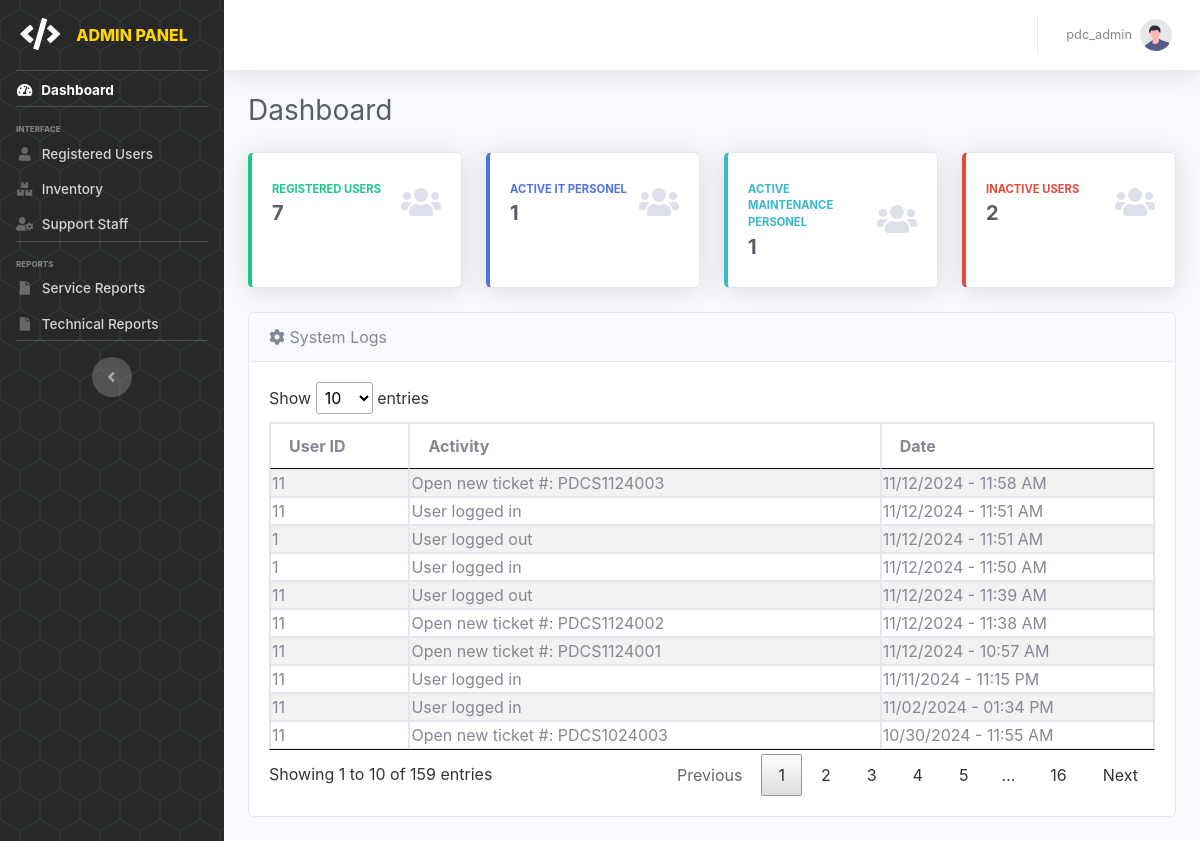
The app's page /pages/admin/dashboard (signed in) with its own data.
### tables this page shows
CREATE TABLE `tbl_auditlog` (
  `id` int(100) NOT NULL,
  `user_id` varchar(100) NOT NULL,
  `activity` varchar(2000) NOT NULL,
  `type` varchar(100) NOT NULL,
  `date_posted` datetime(6) NOT NULL DEFAULT current_timestamp(6)
);

### pages/admin/admin.dashboard.php (the view)
<?php
    include('admin.header.php');
?>
    <div class="container-fluid">
        <div class="d-sm-flex align-items-center justify-content-between mb-4">
            <h1 class="h3 mb-0 text-gray-800">Dashboard</h1>
        </div>
        <div class="row">
            <div class="col-xl-3 col-md-6 mb-4">
                <div class="card border-left-success shadow h-100 py-2">
                    <div class="card-body">
                        <div class="row no-gutters align-items-center">
                            <div class="col mr-2">
                                <div class="text-xs font-weight-bold text-success text-uppercase mb-1">
                                    Registered Users</div>
                                <div class="h5 mb-0 font-weight-bold text-gray-800">
                                    <?php
                                        $acc_qry = "SELECT COUNT(*) FROM tbl_useraccounts WHERE status='Active' AND id != '1'";
                                        $result = mysqli_query($conn, $acc_qry) or die(mysqli_error($conn));
                                        while ($row = mysqli_fetch_array($result)) {
                                            if($row[0] <= 0) {
                                                echo "0";
                                            }
                                            else {
                                                echo "$row[0]";
                                            }
                                        }
                                    ?>
                                </div>
                            </div>
                            <div class="col-auto">
                                <i class="fas fa-users fa-2x text-gray-300"></i>
                            </div>
                        </div>
                    </div>
                </div>
            </div>
            <div class="col-xl-3 col-md-6 mb-4">
                <div class="card border-left-primary shadow h-100 py-2">
                    <div class="card-body">
                        <div class="row no-gutters align-items-center">
                            <div class="col mr-2">
                                <div class="text-xs font-weight-bold text-primary text-uppercase mb-1">
                                    Active IT Personel</div>
                                <div class="h5 mb-0 font-weight-bold text-gray-800"><?php echo '1';?></div>
                            </div>
                            <div class="col-auto">
                                <i class="fas fa-users fa-2x text-gray-300"></i>
                            </div>
                        </div>
                    </div>
                </div>
            </div>
            <div class="col-xl-3 col-md-6 mb-4">
                <div class="card border-left-info shadow h-100 py-2">
                    <div class="card-body">
                        <div class="row no-gutters align-items-center">
                            <div class="col mr-2">
                                <div class="text-xs font-weight-bold text-info text-uppercase mb-1">Active Maintenance Personel
                                </div>
                                <div class="row no-gutters align-items-center">
                                    <div class="col-auto">
                                        <div class="h5 mb-0 mr-3 font-weight-bold text-gray-800"><?php echo '1';?></div>
                                    </div>
                                </div>
                            </div>
                            <div class="col-auto">
                                <i class="fas fa-users fa-2x text-gray-300"></i>
                            </div>
                        </div>
                    </div>
                </div>
            </div>
            <div class="col-xl-3 col-md-6 mb-4">
                <div class="card border-left-danger shadow h-100 py-2">
                    <div class="card-body">
                        <div class="row no-gutters align-items-center">
                            <div class="col mr-2">
                                <div class="text-xs font-weight-bold text-danger text-uppercase mb-1">
                                    Inactive Users</div>
                                <div class="h5 mb-0 font-weight-bold text-gray-800">
                                    <?php
                                        $inacc_qry = "SELECT COUNT(*) FROM tbl_useraccounts WHERE status='Inactive'";
                                        $result4 = mysqli_query($conn, $inacc_qry) or die(mysqli_error($conn));
                                        while ($row4 = mysqli_fetch_array($result4)) {
                                            if($row4[0] <= 0) {
                                                echo "0";
                                            }
                                            else {
                                                echo "$row4[0]";
                                            }
                                        }
                                    ?>
                                </div>
                            </div>
                            <div class="col-auto">
                                <i class="fas fa-users fa-2x text-gray-300"></i>
                            </div>
                        </div>
                    </div>
                </div>
            </div>
        </div>
        <div class="row">
            <div class="col-lg-12">
                <div class="card mb-4">
                    <div class="card-header">
                        <i class="fas fa-gear"></i>&nbsp;System Logs
                    </div>
                    <div class="card-body">
                        <div class="table-responsive">
                            <table class="table table-bordered table-striped table-sm w-100" id="syslogtbl">
                                <thead>
                                    <th>User ID</th>
                                    <th>Activity</th>
                                    <th>Date</th>
                                </thead>
                                <tbody>
                                <?php
                                    $adlog_qry = mysqli_query($conn, "SELECT * FROM tbl_auditlog ORDER BY date_posted DESC");
                                    while($adlog_res=mysqli_fetch_array($adlog_qry)){
                                        $createDT = new DateTime($adlog_res["date_posted"]);
                                ?>
                                <tr>
                                    <td><?php echo $adlog_res['user_id']; ?></td>
                                    <td><?php echo $adlog_res['activity']; ?></td>
                                    <td><?php echo $formattedDate = $createDT->format('m/d/Y - h:i A'); ?></td>
                                </tr>
                                <?php } ?>
                                </tbody>
                            </table>
                        </div>
                    </div>
                </div>
            </div>
        </div>
    </div>
<?php include('admin.footer.php'); ?>

### records on screen
tbl_auditlog: user "11", activity "Open new ticket #: PDCS1124003", date_posted "11/12/2024 - 11:58 AM"
tbl_auditlog: user "11", activity "User logged in", date_posted "11/12/2024 - 11:51 AM"
tbl_auditlog: user "1", activity "User logged out", date_posted "11/12/2024 - 11:51 AM"
tbl_auditlog: user "1", activity "User logged in", date_posted "11/12/2024 - 11:50 AM"
tbl_auditlog: user "11", activity "User logged out", date_posted "11/12/2024 - 11:39 AM"
tbl_auditlog: user "11", activity "Open new ticket #: PDCS1124002", date_posted "11/12/2024 - 11:38 AM"
tbl_auditlog: user "11", activity "Open new ticket #: PDCS1124001", date_posted "11/12/2024 - 10:57 AM"
tbl_auditlog: user "11", activity "User logged in", date_posted "11/11/2024 - 11:15 PM"
tbl_auditlog: user "11", activity "User logged in", date_posted "11/02/2024 - 01:34 PM"
tbl_auditlog: user "11", activity "Open new ticket #: PDCS1024003", date_posted "10/30/2024 - 11:55 AM"

### other values on screen
$_SESSION['username'] "pdc_admin"
$row[0] "7"
$row4[0] "2"
